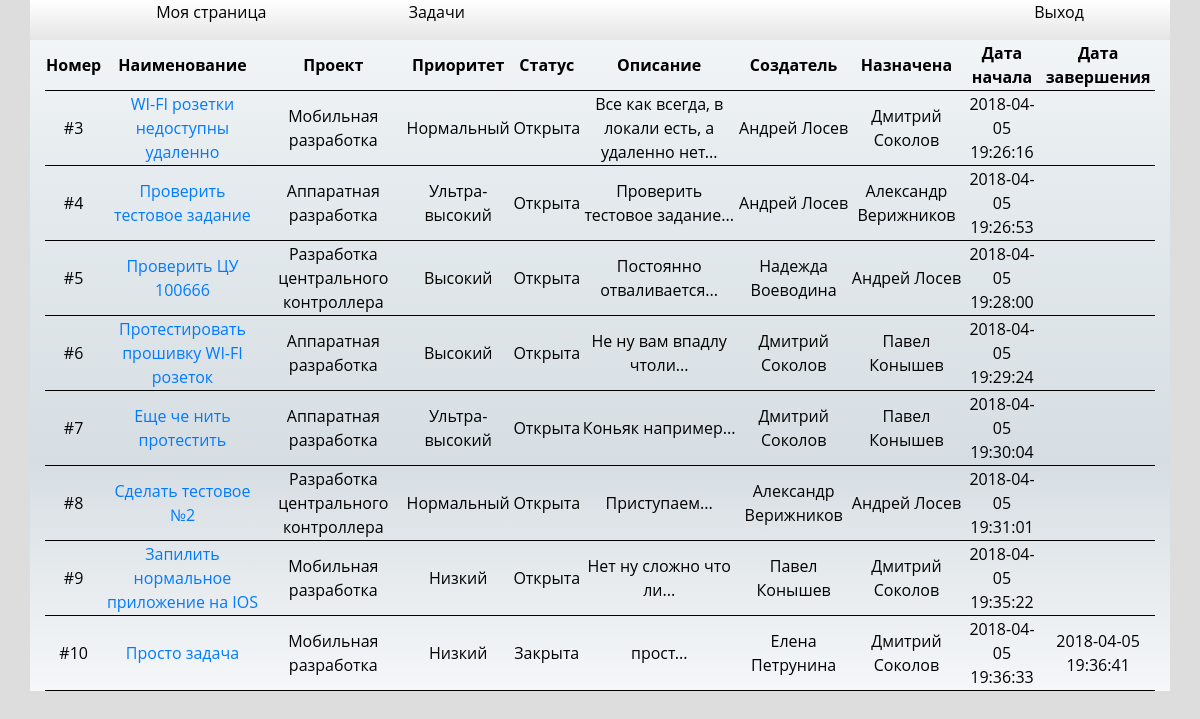
/personalroom/room.php?id=tasks, run on the app's committed database.
### tables this page shows
CREATE TABLE `tasks` (
  `id` int(11) NOT NULL,
  `name` varchar(55) NOT NULL,
  `priority` varchar(55) NOT NULL,
  `project` varchar(55) NOT NULL,
  `status` varchar(55) NOT NULL,
  `description` text NOT NULL,
  `created` varchar(55) NOT NULL,
  `appointed` varchar(55) NOT NULL,
  `startdate` text NOT NULL,
  `enddate` text NOT NULL
);

### personalroom/room.php (called while the page is built, shortened)
<?php
require('../controller/functions.php');
require('../view/personalroom.php');
?>

### controller/functions.php (called while the page is built, shortened)
<?php
function description(&$description,$value){
	$readyDescr = "";
	for($i = 0; $i < $value; $i++){
		$readyDescr .= $description[$i];
	}
	return $readyDescr."...";
}
?>

### view/tasks.php (the view)
<div class="row">
	<div class="col taskstable">
		<table class="tasks">
			<tr>
				<th>Номер</th>
				<th>Наименование</th>
				<th>Проект</th>
				<th>Приоритет</th>
				<th>Статус</th>
				<th>Описание</th>
				<th>Создатель</th>
				<th>Назначена</th>
				<th>Дата начала</th>
				<th>Дата завершения</th>
			</tr>
			<?php
			$query = $db->query("
				SELECT * FROM tasks
				");
			foreach($query as $row):
				?>
			<tr>
				<td>#<?php echo $row['id']?></td>
				<td><a href="/personalroom/room.php?id=opentask&num=<?echo $row['id'];?>"><?php echo $row['name']?></a></td>
				<td><?php echo $row['project']?></td>
				<td><?php echo $row['priority']?></td>
				<td><?php echo $row['status']?></td>
				<td><?php
				$description = $row['description'];
				echo description($description,100); ?></td>
				<td><?php echo $row['created']?></td>
				<td><?php echo $row['appointed']?></td>
				<td><?php echo $row['startdate']?></td>
				<td><?php echo $row['enddate']?></td>
			</tr>
		    <?php endforeach?>
		</table>
	</div>
</div>

### view/personalroom.php (shortened to what this page needs)
<!DOCTYPE html>
<html lang="ru">
<head>
	<link rel="stylesheet" href="https://maxcdn.bootstrapcdn.com/bootstrap/4.0.0/css/bootstrap.min.css">
	<link rel="stylesheet" href="https://use.fontawesome.com/releases/v5.0.8/css/all.css">
	<link rel="stylesheet" href="../css/style.css">
</head>
<body>
<div class="container">
	<div class="row navmenurow">
		<div class="col-12">
		<ul class="navmenu">
			<li><a href="/personalroom/room.php?id=myinfo">Моя страница</a></li>
			<li><a href="/personalroom/room.php?id=tasks">Задачи</a></li>
			<li><a href="../model/exit.php">Выход</a></li>
		</ul>
		</div>
	</div>
<?php
	if ($_GET[id] == "myinfo" || !$_GET[id]){
		require('myinfo.php');
	} elseif ($_GET[id] == "tasks"){
		require('tasks.php');
	} elseif ($_GET[id] == "opentask"){
		require('opentask.php');
	}
?>
</div>
</body>
</html>

### css/style.css (style rules this page uses)
body,html { padding:0;margin:0;color:#5e5e5e;font-family:"Open Sans",sans-serif;overflow-x:hidden;background-color:#ddd }
.container { background:#f6f8f9;background:linear-gradient(to bottom,#f6f8f9 0,#e5ebee 25%,#d7dee3 67%,#f5f7f9 100%) }
.navmenu { display:flex;justify-content:space-around }
.navmenu>li { display:flex }
.navmenu>li>a { color:#000 }
.navmenurow { background:#fff;background:linear-gradient(to bottom,#fff 0,#e5e5e5 100%) }
.tasks { margin:0 auto;color:#000;text-align:center }
.tasks>tbody>tr { border-bottom:1px solid #000 }
.taskstable { overflow:auto }

### data on the page
tasks: id "3", name "WI-FI розетки недоступны удаленно", project "Мобильная разработка", priority "Нормальный", status "Открыта", description "Все как всегда, в локали есть, а удаленно нет...", created "Андрей Лосев", appointed "Дмитрий Соколов", startdate "2018-04-05 19:26:16"
tasks: id "4", name "Проверить тестовое задание", project "Аппаратная разработка", priority "Ультра-высокий", status "Открыта", description "Проверить тестовое задание...", created "Андрей Лосев", appointed "Александр Верижников", startdate "2018-04-05 19:26:53"
tasks: id "5", name "Проверить ЦУ 100666", project "Разработка центрального контроллера", priority "Высокий", status "Открыта", description "Постоянно отваливается...", created "Надежда Воеводина", appointed "Андрей Лосев", startdate "2018-04-05 19:28:00"
tasks: id "6", name "Протестировать прошивку WI-FI розеток", project "Аппаратная разработка", priority "Высокий", status "Открыта", description "Не ну вам впадлу чтоли...", created "Дмитрий Соколов", appointed "Павел Конышев", startdate "2018-04-05 19:29:24"
tasks: id "7", name "Еще че нить протестить", project "Аппаратная разработка", priority "Ультра-высокий", status "Открыта", description "Коньяк например...", created "Дмитрий Соколов", appointed "Павел Конышев", startdate "2018-04-05 19:30:04"
tasks: id "8", name "Сделать тестовое №2", project "Разработка центрального контроллера", priority "Нормальный", status "Открыта", description "Приступаем...", created "Александр Верижников", appointed "Андрей Лосев", startdate "2018-04-05 19:31:01"
tasks: id "9", name "Запилить нормальное приложение на IOS", project "Мобильная разработка", priority "Низкий", status "Открыта", description "Нет ну сложно что ли...", created "Павел Конышев", appointed "Дмитрий Соколов", startdate "2018-04-05 19:35:22"
tasks: id "10", name "Просто задача", project "Мобильная разработка", priority "Низкий", status "Закрыта", description "прост...", created "Елена Петрунина", appointed "Дмитрий Соколов", startdate "2018-04-05 19:36:33", enddate "2018-04-05 19:36:41"
